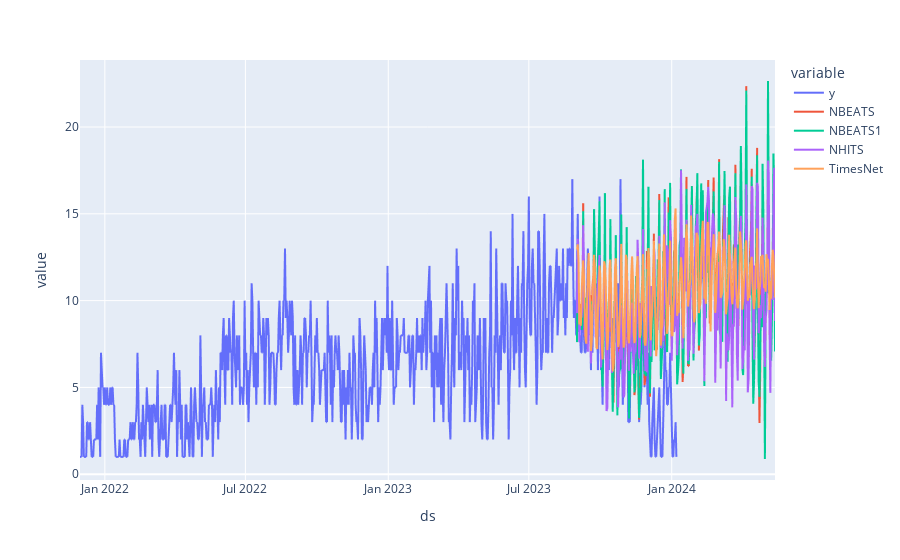

This figure's notebook cell:
### Code cell
import plotly.express as px
# Fit and predict with NBEATS and NHITS models
horizon = len(Y_test_df)
models = [NBEATS(input_size=2 * horizon, h=2*horizon, max_steps=200),
          NBEATS(input_size=2 * horizon, h=2*horizon, max_steps=400),
          NHITS(input_size=2 * horizon, h=2*horizon, max_steps=400),
          TimesNet(input_size=2 * horizon, h=2*horizon, max_steps=100)]
nf = NeuralForecast(models=models, freq='D')
nf.fit(df=Y_train_df, verbose=True,)
nf.save(path='./models/')
Y_hat_df = nf.predict().reset_index()

Y_hat_df2 = Y_test_df.merge(Y_hat_df, how='outer', on=['unique_id', 'ds'])
plot_df = pd.concat([Y_df, Y_hat_df]).set_index('ds').drop('unique_id', axis=1)



px.line(plot_df)

### Figure 1 — Plotly figure (JSON) as saved in the notebook; plotly's stock layout.template omitted (floating-point values rounded to 4 significant figures; data arrays with more than 128 entries replaced by an {"elided": "..."} marker saying what was removed)
{"data": [{"hovertemplate": "variable=y<br>ds=%{x}<br>value=%{y}<extra></extra>", "legendgroup": "y", "line": {"color": "#636efa", "dash": "solid"}, "marker": {"symbol": "circle"}, "mode": "lines", "name": "y", "showlegend": true, "type": "scattergl", "x": {"elided": "1022 str values"}, "xaxis": "x", "y": {"elided": "1022 int values"}, "yaxis": "y"}, {"hovertemplate": "variable=NBEATS<br>ds=%{x}<br>value=%{y}<extra></extra>", "legendgroup": "NBEATS", "line": {"color": "#EF553B", "dash": "solid"}, "marker": {"symbol": "circle"}, "mode": "lines", "name": "NBEATS", "showlegend": true, "type": "scattergl", "x": {"elided": "1022 str values"}, "xaxis": "x", "y": {"elided": "1022 float values"}, "yaxis": "y"}, {"hovertemplate": "variable=NBEATS1<br>ds=%{x}<br>value=%{y}<extra></extra>", "legendgroup": "NBEATS1", "line": {"color": "#00cc96", "dash": "solid"}, "marker": {"symbol": "circle"}, "mode": "lines", "name": "NBEATS1", "showlegend": true, "type": "scattergl", "x": {"elided": "1022 str values"}, "xaxis": "x", "y": {"elided": "1022 float values"}, "yaxis": "y"}, {"hovertemplate": "variable=NHITS<br>ds=%{x}<br>value=%{y}<extra></extra>", "legendgroup": "NHITS", "line": {"color": "#ab63fa", "dash": "solid"}, "marker": {"symbol": "circle"}, "mode": "lines", "name": "NHITS", "showlegend": true, "type": "scattergl", "x": {"elided": "1022 str values"}, "xaxis": "x", "y": {"elided": "1022 float values"}, "yaxis": "y"}, {"hovertemplate": "variable=TimesNet<br>ds=%{x}<br>value=%{y}<extra></extra>", "legendgroup": "TimesNet", "line": {"color": "#FFA15A", "dash": "solid"}, "marker": {"symbol": "circle"}, "mode": "lines", "name": "TimesNet", "showlegend": true, "type": "scattergl", "x": {"elided": "1022 str values"}, "xaxis": "x", "y": {"elided": "1022 float values"}, "yaxis": "y"}], "layout": {"legend": {"title": {"text": "variable"}, "tracegroupgap": 0}, "margin": {"t": 60}, "xaxis": {"anchor": "y", "domain": [0, 1], "title": {"text": "ds"}}, "yaxis": {"anchor": "x", "domain": [0, 1], "title": {"text": "value"}}}}
